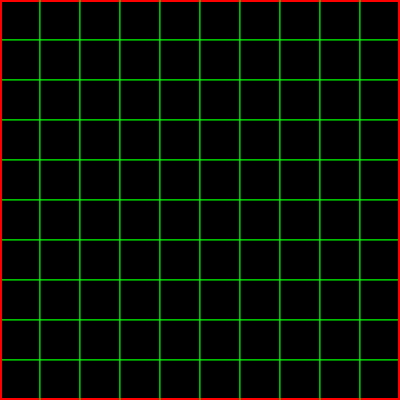
Frame 1 (no input)
Frame 60 (no input): identical to frame 1, image omitted
Frame 120 (the mouse pressed at the canvas centre since frame 60): identical to frame 1, image omitted

The p5.js sketch that drew this single still picture (run headless with seeded random() and noise() and a simulated clock; from frame 60 on, the mouse is pressed at the canvas centre):

// p5.js sketch
// ── sketch.js
let w = 40;
let col, row;
let cells = [];

function setup() {
    createCanvas(400, 400);
    row = width / w;
    col = height / w;
    for (let i = 0; i < col; i++) {
        let temp = []
        for (let j = 0; j < row; j++) {
            temp.push(new Cell(j, i, w))
        }
        cells.push(temp);
    }
    cells[0][0].visited = true;
}

//cell[y][x]

function draw() {
    background(0);
    for (rows of cells) {
        for (cell of rows) {
            cell.show();
        }
    }
}

// ── cell.js
class Cell {
    constructor(x, y, w) {
        this.x = x * w;
        this.y = y * w;
        this.w = w;
        if (this.y === 0) {
            this.north = true
        } else {
            this.north = false;
        }
        if (this.x + this.w === width) {
            this.east = true
        } else {
            this.east = false;
        }
        if (this.y + this.w === height) {
            this.south = true
        } else {
            this.south = false;
        }
        if (this.x === 0) {
            this.west = true
        } else {
            this.west = false;
        }
    }
    show() {
        fill(0, 0, 0);
        noStroke();
        rect(this.x, this.y, this.w, this.w);
        if (this.north) {
            //closed wall
            stroke(255, 0, 0);
            strokeWeight(4);
            line(this.x, this.y, this.x + this.w, this.y);
        } else {
            //open wall
            stroke(0, 255, 0);
            strokeWeight(1);
            line(this.x, this.y, this.x + this.w, this.y);
        }
        if (this.east) {
            //closed wall
            stroke(255, 0, 0);
            strokeWeight(4);
            line(this.x + this.w, this.y, this.x + this.w, this.y + this.w);
        } else {
            //open wall
            stroke(0, 255, 0);
            strokeWeight(1);
            line(this.x + this.w, this.y, this.x + this.w, this.y + this.w);
        }
        if (this.south) {
            //closed wall
            stroke(255, 0, 0);
            strokeWeight(4);
            line(this.x, this.y + this.w, this.x + this.w, this.y + this.w);
        } else {
            //open wall
            stroke(0, 255, 0);
            strokeWeight(1);
            line(this.x, this.y + this.w, this.x + this.w, this.y + this.w);
        }
        if (this.west) {
            //closed wall
            stroke(255, 0, 0);
            strokeWeight(4);
            line(this.x, this.y, this.x, this.y + this.w);
        } else {
            //open wall
            stroke(0, 255, 0);
            strokeWeight(1);
            line(this.x, this.y, this.x, this.y + this.w);
        }
    }
}
